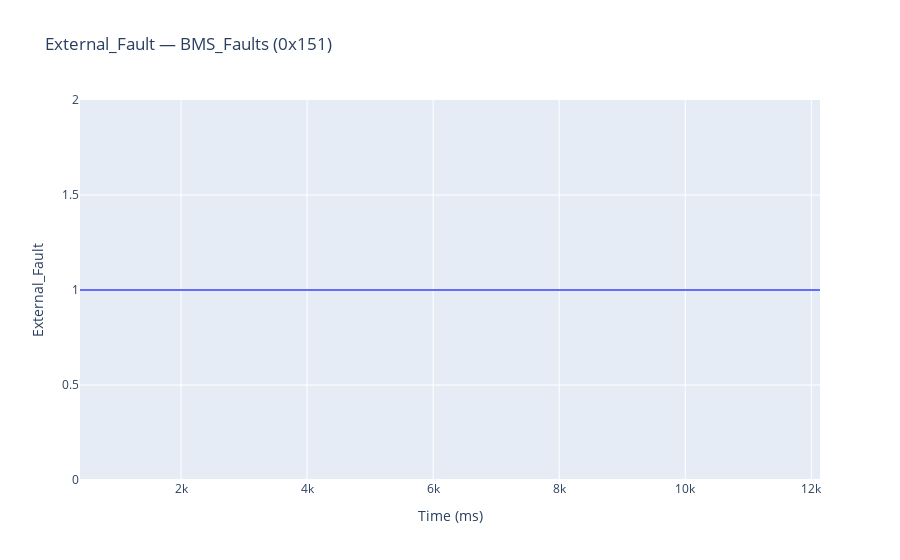
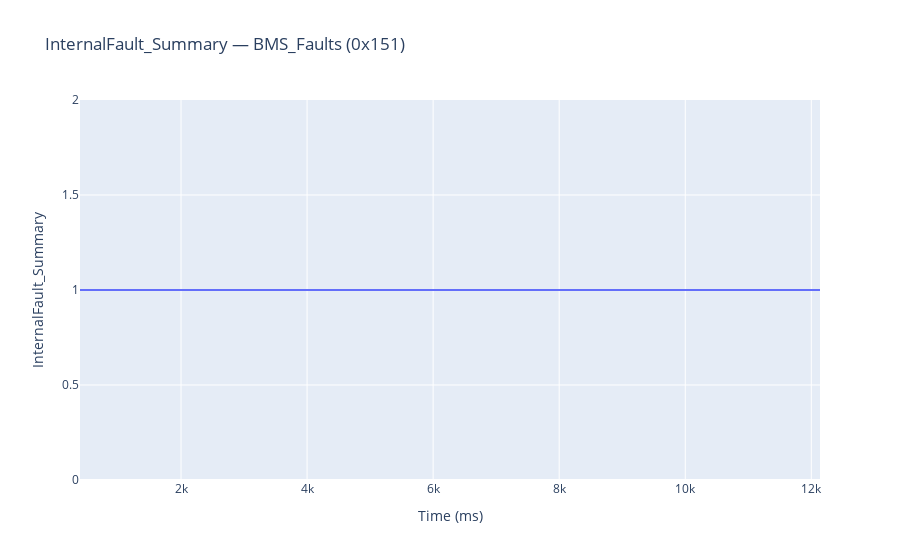
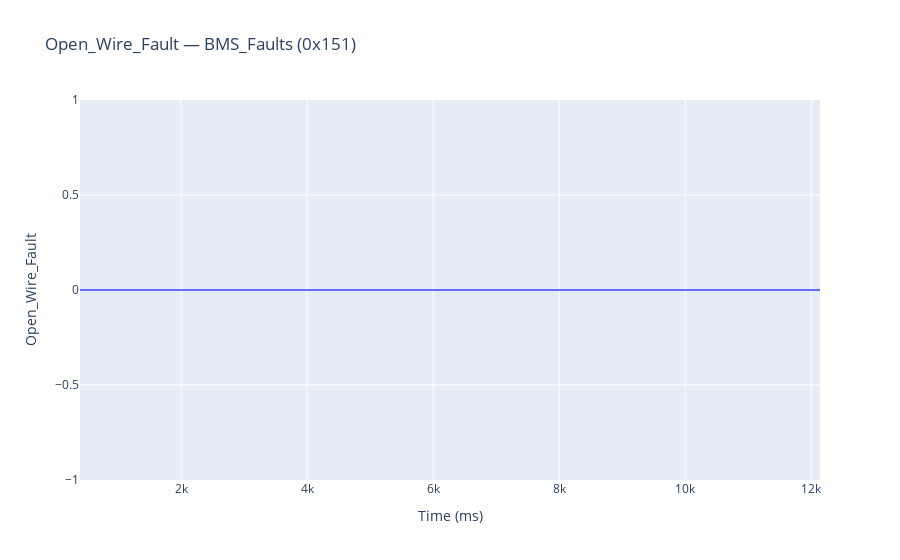
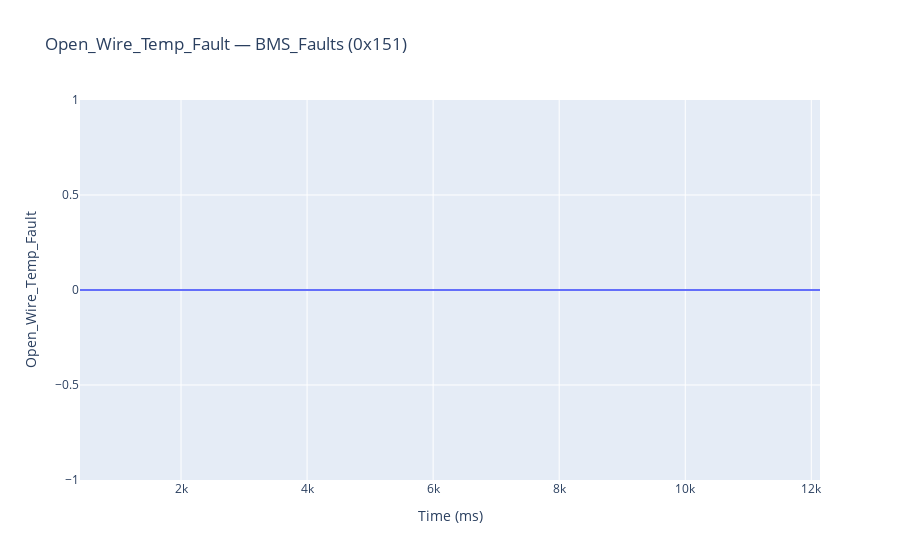

Notebook source saved alongside these figures, in order:
### Markdown cell above
## 3. Graph all signals

Loops over every unique (message, signal) pair in the DataFrame and creates an interactive plot for each. Skips if data is empty.

### Code cell
# Loop over every unique (message, signal) pair and plot each one
# Skips entirely if no signals were decoded
if df.empty:
    print("No signals decoded.")
else:
    for (msg_name, sig_name), group in df.groupby(["message_name", "signal_name"]):
        msg_id = group["message_id"].iloc[0]
        plot_signal(group, sig_name, msg_name, msg_id)

### Figure 1 — Plotly figure (JSON) as saved in the notebook; plotly's stock layout.template omitted (floating-point values rounded to 4 significant figures)
{"data": [{"hovertemplate": "Time (ms)=%{x}<br>External_Fault=%{y}<extra></extra>", "legendgroup": "", "line": {"color": "#636efa", "dash": "solid"}, "marker": {"symbol": "circle"}, "mode": "lines", "name": "", "orientation": "v", "showlegend": false, "type": "scatter", "x": [397, 647, 897, 1147, 1396, 1646, 1896, 2146, 2396, 2645, 2895, 3145, 3395, 3645, 3894, 4145, 4394, 4645, 4894, 5143, 5393, 5643, 5893, 6142, 6392, 6642, 6892, 7142, 7392, 7641, 7891, 8141, 8391, 8641, 8890, 9141, 9390, 9640, 9890, 10140, 10389, 10639, 10889, 11139, 11388, 11638, 11888, 12138], "xaxis": "x", "y": [1.0, 1.0, 1.0, 1.0, 1.0, 1.0, 1.0, 1.0, 1.0, 1.0, 1.0, 1.0, 1.0, 1.0, 1.0, 1.0, 1.0, 1.0, 1.0, 1.0, 1.0, 1.0, 1.0, 1.0, 1.0, 1.0, 1.0, 1.0, 1.0, 1.0, 1.0, 1.0, 1.0, 1.0, 1.0, 1.0, 1.0, 1.0, 1.0, 1.0, 1.0, 1.0, 1.0, 1.0, 1.0, 1.0, 1.0, 1.0], "yaxis": "y"}], "layout": {"legend": {"tracegroupgap": 0}, "title": {"text": "External_Fault — BMS_Faults (0x151)"}, "xaxis": {"anchor": "y", "domain": [0, 1], "title": {"text": "Time (ms)"}}, "yaxis": {"anchor": "x", "domain": [0, 1], "title": {"text": "External_Fault"}}}}

### Figure 2 — Plotly figure (JSON) as saved in the notebook; plotly's stock layout.template omitted (floating-point values rounded to 4 significant figures)
{"data": [{"hovertemplate": "Time (ms)=%{x}<br>InternalFault_Summary=%{y}<extra></extra>", "legendgroup": "", "line": {"color": "#636efa", "dash": "solid"}, "marker": {"symbol": "circle"}, "mode": "lines", "name": "", "orientation": "v", "showlegend": false, "type": "scatter", "x": [397, 647, 897, 1147, 1396, 1646, 1896, 2146, 2396, 2645, 2895, 3145, 3395, 3645, 3894, 4145, 4394, 4645, 4894, 5143, 5393, 5643, 5893, 6142, 6392, 6642, 6892, 7142, 7392, 7641, 7891, 8141, 8391, 8641, 8890, 9141, 9390, 9640, 9890, 10140, 10389, 10639, 10889, 11139, 11388, 11638, 11888, 12138], "xaxis": "x", "y": [1.0, 1.0, 1.0, 1.0, 1.0, 1.0, 1.0, 1.0, 1.0, 1.0, 1.0, 1.0, 1.0, 1.0, 1.0, 1.0, 1.0, 1.0, 1.0, 1.0, 1.0, 1.0, 1.0, 1.0, 1.0, 1.0, 1.0, 1.0, 1.0, 1.0, 1.0, 1.0, 1.0, 1.0, 1.0, 1.0, 1.0, 1.0, 1.0, 1.0, 1.0, 1.0, 1.0, 1.0, 1.0, 1.0, 1.0, 1.0], "yaxis": "y"}], "layout": {"legend": {"tracegroupgap": 0}, "title": {"text": "InternalFault_Summary — BMS_Faults (0x151)"}, "xaxis": {"anchor": "y", "domain": [0, 1], "title": {"text": "Time (ms)"}}, "yaxis": {"anchor": "x", "domain": [0, 1], "title": {"text": "InternalFault_Summary"}}}}

### Figure 3 — Plotly figure (JSON) as saved in the notebook; plotly's stock layout.template omitted (floating-point values rounded to 4 significant figures)
{"data": [{"hovertemplate": "Time (ms)=%{x}<br>Open_Wire_Fault=%{y}<extra></extra>", "legendgroup": "", "line": {"color": "#636efa", "dash": "solid"}, "marker": {"symbol": "circle"}, "mode": "lines", "name": "", "orientation": "v", "showlegend": false, "type": "scatter", "x": [397, 647, 897, 1147, 1396, 1646, 1896, 2146, 2396, 2645, 2895, 3145, 3395, 3645, 3894, 4145, 4394, 4645, 4894, 5143, 5393, 5643, 5893, 6142, 6392, 6642, 6892, 7142, 7392, 7641, 7891, 8141, 8391, 8641, 8890, 9141, 9390, 9640, 9890, 10140, 10389, 10639, 10889, 11139, 11388, 11638, 11888, 12138], "xaxis": "x", "y": [0.0, 0.0, 0.0, 0.0, 0.0, 0.0, 0.0, 0.0, 0.0, 0.0, 0.0, 0.0, 0.0, 0.0, 0.0, 0.0, 0.0, 0.0, 0.0, 0.0, 0.0, 0.0, 0.0, 0.0, 0.0, 0.0, 0.0, 0.0, 0.0, 0.0, 0.0, 0.0, 0.0, 0.0, 0.0, 0.0, 0.0, 0.0, 0.0, 0.0, 0.0, 0.0, 0.0, 0.0, 0.0, 0.0, 0.0, 0.0], "yaxis": "y"}], "layout": {"legend": {"tracegroupgap": 0}, "title": {"text": "Open_Wire_Fault — BMS_Faults (0x151)"}, "xaxis": {"anchor": "y", "domain": [0, 1], "title": {"text": "Time (ms)"}}, "yaxis": {"anchor": "x", "domain": [0, 1], "title": {"text": "Open_Wire_Fault"}}}}

### Figure 4 — Plotly figure (JSON) as saved in the notebook; plotly's stock layout.template omitted (floating-point values rounded to 4 significant figures)
{"data": [{"hovertemplate": "Time (ms)=%{x}<br>Open_Wire_Temp_Fault=%{y}<extra></extra>", "legendgroup": "", "line": {"color": "#636efa", "dash": "solid"}, "marker": {"symbol": "circle"}, "mode": "lines", "name": "", "orientation": "v", "showlegend": false, "type": "scatter", "x": [397, 647, 897, 1147, 1396, 1646, 1896, 2146, 2396, 2645, 2895, 3145, 3395, 3645, 3894, 4145, 4394, 4645, 4894, 5143, 5393, 5643, 5893, 6142, 6392, 6642, 6892, 7142, 7392, 7641, 7891, 8141, 8391, 8641, 8890, 9141, 9390, 9640, 9890, 10140, 10389, 10639, 10889, 11139, 11388, 11638, 11888, 12138], "xaxis": "x", "y": [0.0, 0.0, 0.0, 0.0, 0.0, 0.0, 0.0, 0.0, 0.0, 0.0, 0.0, 0.0, 0.0, 0.0, 0.0, 0.0, 0.0, 0.0, 0.0, 0.0, 0.0, 0.0, 0.0, 0.0, 0.0, 0.0, 0.0, 0.0, 0.0, 0.0, 0.0, 0.0, 0.0, 0.0, 0.0, 0.0, 0.0, 0.0, 0.0, 0.0, 0.0, 0.0, 0.0, 0.0, 0.0, 0.0, 0.0, 0.0], "yaxis": "y"}], "layout": {"legend": {"tracegroupgap": 0}, "title": {"text": "Open_Wire_Temp_Fault — BMS_Faults (0x151)"}, "xaxis": {"anchor": "y", "domain": [0, 1], "title": {"text": "Time (ms)"}}, "yaxis": {"anchor": "x", "domain": [0, 1], "title": {"text": "Open_Wire_Temp_Fault"}}}}
